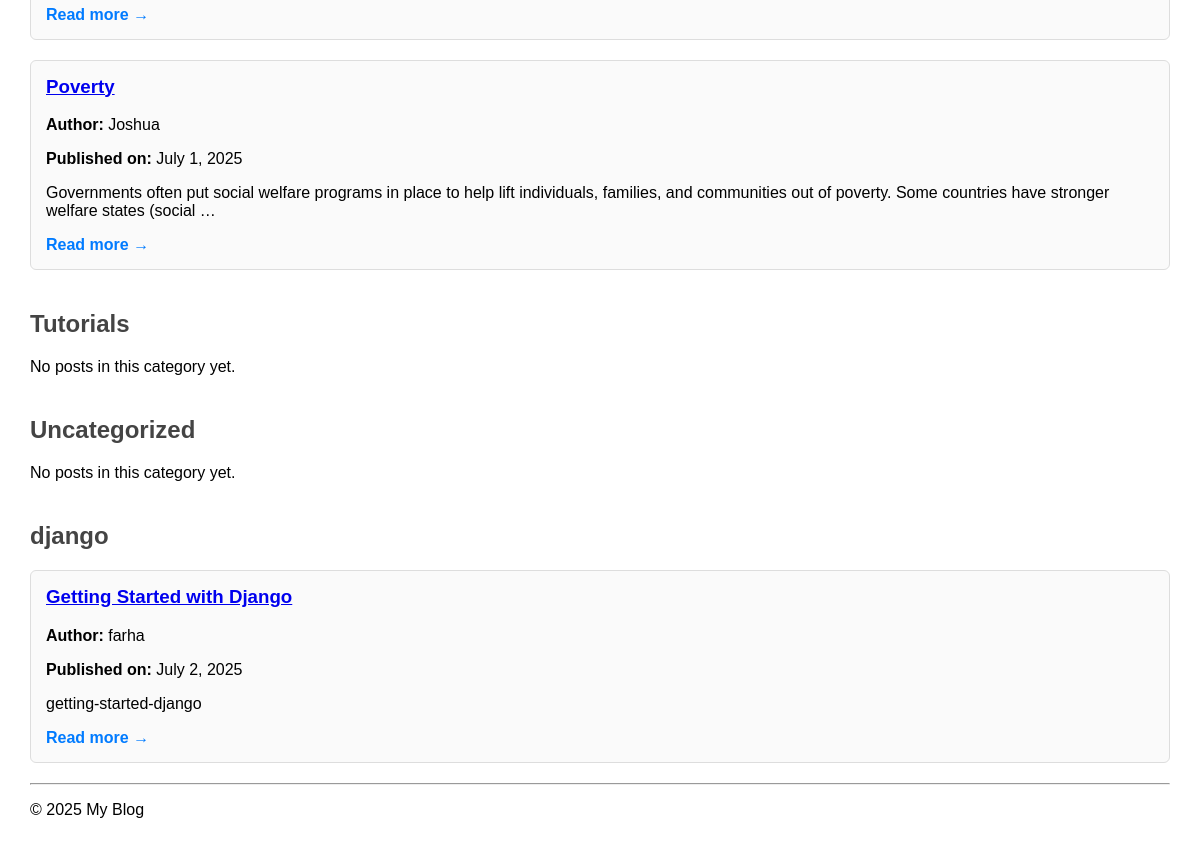
The app's page / (lower part), older data.
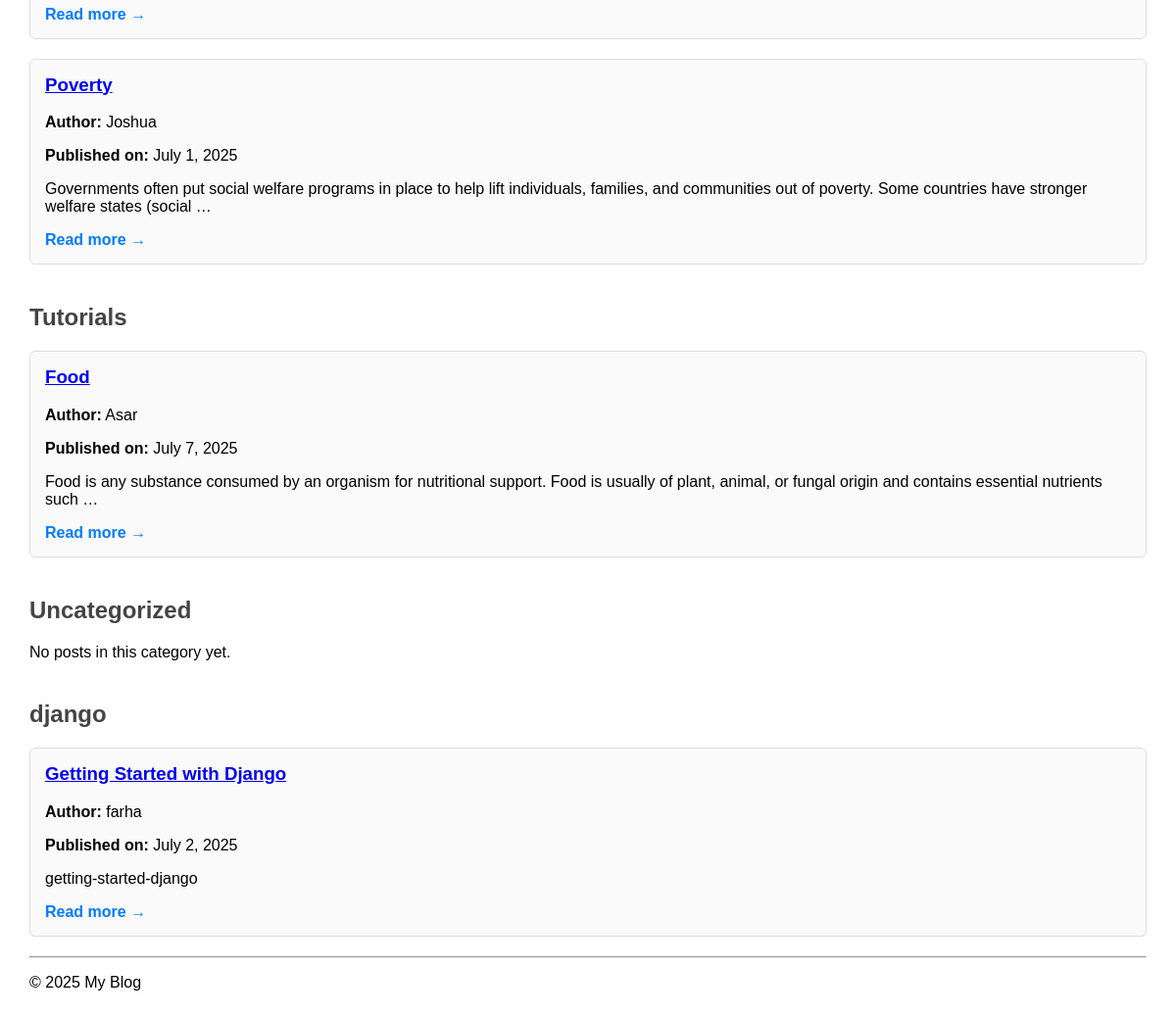
The same page, newer data.
### blogapp/models.py (models this page shows, shortened)
class Post(models.Model):
    title = models.CharField(max_length=200)
    slug = models.SlugField(unique=True, blank=True)
    content = models.TextField()
    author_name = models.CharField(max_length=100)
    published_date = models.DateTimeField(auto_now_add=True)
    image = models.ImageField(upload_to='post_images/', blank=True, null=True)
    tags = models.ManyToManyField(Tag, related_name='posts', blank=True)
    category = models.ForeignKey(Category, on_delete=models.CASCADE, related_name='posts', default=1)
    is_scheduled = models.BooleanField(default=False)
    publish_on = models.DateTimeField(blank=True, null=True)
    class Meta:
        ordering = ['-published_date']
    def get_absolute_url(self):
        return reverse('post_detail', kwargs={'slug': self.slug})
    def is_published(self):
        if self.is_scheduled:
            return self.publish_on and self.publish_on <= timezone.now()
        return True

class Category(models.Model):
    name = models.CharField(max_length=100, unique=True)
    slug = models.SlugField(unique=True, blank=True)
    class Meta:
        verbose_name_plural = 'Categories'
        ordering = ['name']

### blogapp/views.py (the view)
# urls.py: path('', views.blog_home, name='blog_home'),
def blog_home(request):
    categories = Category.objects.prefetch_related('posts')
    return render(request, 'blogapp/home.html', {'categories': categories})

### blogapp/templates/blogapp/home.html (shortened to what this page needs)
{% extends 'blogapp/base.html' %}
{% block content %}
    {% for category in categories %}
        <section>
            <h2>{{ category.name }}</h2>
            {% with category.posts.all as posts %}
                {% if posts %}
                    {% for post in posts %}
                        {% if post.is_published %}
                            <div class="post">
                                <h3><a href="{{ post.get_absolute_url }}">{{ post.title }}</a></h3>
                                <p><strong>Author:</strong> {{ post.author_name }}</p>
                                <p><strong>Published on:</strong> {{ post.published_date|date:"F j, Y" }}</p>
                                <p>{{ post.content|truncatewords:25 }}</p>
                                <a class="read-more" href="{{ post.get_absolute_url }}">Read more →</a>
                            </div>
                        {% endif %}
                    {% endfor %}
                {% else %}
                    <p>No posts in this category yet.</p>
                {% endif %}
            {% endwith %}
        </section>
    {% endfor %}
{% endblock %}

Row changes from the older to the newer data that the page shows:
shown differently, row unchanged: Category "Tutorials": no longer shows "No posts in this category yet."
added Post: title "Food", author_name "Asar", published_date "July 7, 2025", content "Food is any substance consumed by an organism for nutritional support. Food is usually of plant, animal, or fungal origin and contains essential nutrients such …", shown under Category "Tutorials"
